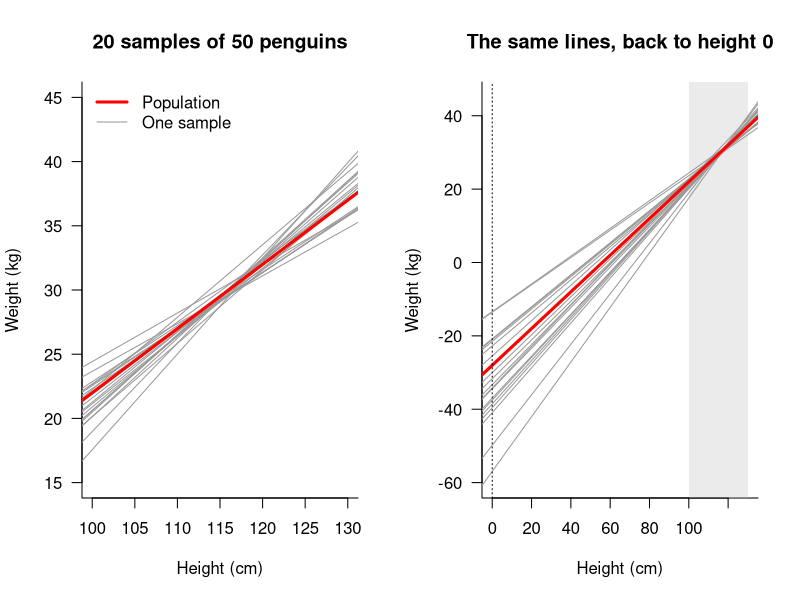
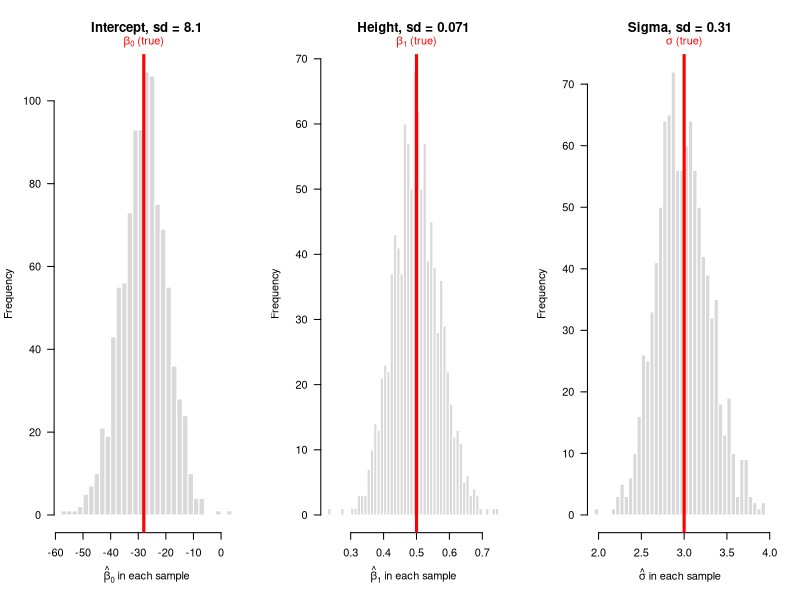
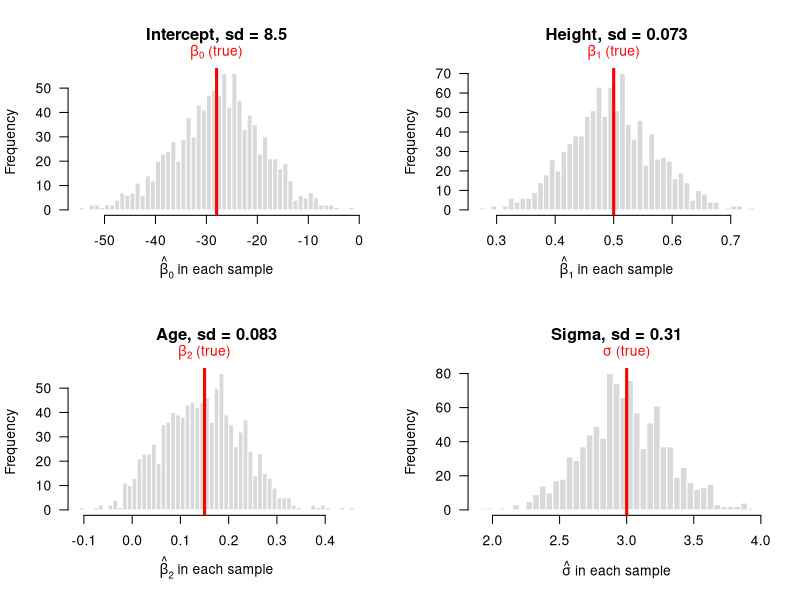

Reproduce these figures in R, in order.
# A population of 100,000 emperor penguins whose weight follows a linear
# model with KNOWN parameters.  We catch 50 of them, fit the model, and get
# estimates of those parameters.  Then we do it again, and again.
#
# Every sample gives different estimates.  The question of this section is
# how much they move around: that spread is what a confidence interval is
# built from.
#
# Part 1: one predictor (height).  Each sample gives a line, so we can SEE
#         beta0 and beta1 vary by drawing the lines.
# Part 2: two predictors (height and age).  There is no single line to draw,
#         so we look at histograms of every estimate, sigma included.

par(las = 1, bty = "l")    # horizontal axis numbers, no box around the plot

N <- 100000         # penguins in the population
n <- 50             # penguins in one sample
repeats <- 1000     # how many samples we take

# ----------------------------------------------------------------------
# The predictors.  Emperor penguins stand about 115 cm tall; we give the
# colony ages spread evenly between 2 and 20 years.
# ----------------------------------------------------------------------
height <- rnorm(N, mean = 115, sd = 6)
age <- runif(N, min = 2, max = 20)


# ======================================================================
# PART 1: ONE PREDICTOR
# ======================================================================

# The true parameters.  In real life we never know these; here we chose
# them, so we can check every estimate against the truth.
beta0 <- -28        # kg
beta1 <- 0.5        # kg per cm of height
sigma <- 3          # kg

weight <- beta0 + beta1 * height + rnorm(N, mean = 0, sd = sigma)

# Fitting the model to the WHOLE population gives (almost exactly) the true
# values: these are "the values we would find if we sampled every penguin".
population_fit <- lm(weight ~ height)
cat("Fitted to all", format(N, big.mark = ",", scientific = FALSE), "penguins:\n")
print(round(coef(population_fit), 3))
cat("  sigma =", round(summary(population_fit)$sigma, 3), "\n\n")

# ----------------------------------------------------------------------
# One sample.  This is all a real study ever gets to see.
# ----------------------------------------------------------------------
chosen <- sample(1:N, size = n)
one_fit <- lm(weight[chosen] ~ height[chosen])
cat("Fitted to one sample of", n, "penguins:\n")
print(round(coef(one_fit), 3))
cat("  sigma =", round(summary(one_fit)$sigma, 3), "\n")
cat("  Would another 50 penguins give the same numbers?\n\n")

# ----------------------------------------------------------------------
# So do it again.  Each pass through the loop is one imaginary research
# group catching 50 penguins and fitting the model.
# ----------------------------------------------------------------------
b0 <- rep(NA, repeats)
b1 <- rep(NA, repeats)
s <- rep(NA, repeats)

for (i in 1:repeats)
{
  chosen <- sample(1:N, size = n)
  fit <- lm(weight[chosen] ~ height[chosen])
  b0[i] <- coef(fit)[1]
  b1[i] <- coef(fit)[2]
  s[i] <- summary(fit)$sigma
}

cat("Over", repeats, "samples of", n, "penguins:\n")
cat("  beta0: true =", beta0, "  estimates from", round(min(b0), 1), "to", round(max(b0), 1), "\n")
cat("  beta1: true =", beta1, "  estimates from", round(min(b1), 2), "to", round(max(b1), 2), "\n")
cat("  sigma: true =", sigma, "  estimates from", round(min(s), 1), "to", round(max(s), 1), "\n\n")

# ----------------------------------------------------------------------
# The lines.  Red: the population line.  Grey: the first 20 samples.
#
# Left: the range of heights we measure.  The lines are close to the red
# one, and cross it near the middle of the heights.
# Right: the same lines, followed back to height 0.  Because the lines
# pivot around the middle of the data, a small change in slope swings the
# intercept a lot.  That is why the intercept varies so much more than the
# slope.
# ----------------------------------------------------------------------
show <- 20

par(mfrow = c(1, 2))

plot(height[chosen], weight[chosen], type = "n", xlim = c(100, 130), ylim = c(15, 45), xlab = "Height (cm)", ylab = "Weight (kg)", main = paste(show, "samples of", n, "penguins"))
for (i in 1:show)
{
  abline(b0[i], b1[i], col = "grey60")
}
abline(beta0, beta1, col = "red", lwd = 3)
legend("topleft", legend = c("Population", "One sample"), col = c("red", "grey60"), lwd = c(3, 1), bty = "n")

plot(height[chosen], weight[chosen], type = "n", xlim = c(0, 130), ylim = c(-60, 45), xlab = "Height (cm)", ylab = "Weight (kg)", main = "The same lines, back to height 0")
rect(100, -1000, 130, 1000, col = adjustcolor("grey", 0.3), border = NA)
for (i in 1:show)
{
  abline(b0[i], b1[i], col = "grey60")
}
abline(beta0, beta1, col = "red", lwd = 3)
abline(v = 0, lty = 3)

par(mfrow = c(1, 1))

# ----------------------------------------------------------------------
# The same estimates, all 1000 samples this time, as histograms.  The red
# line is the true value.
#
# These are sampling distributions, just like the sampling distribution of
# the mean: what a statistic does when you repeat the study.
# ----------------------------------------------------------------------
par(mfrow = c(1, 3))

hist(b0, breaks = 40, col = "grey85", border = "white", xlab = expression(hat(beta)[0] * " in each sample"), main = paste("Intercept, sd =", round(sd(b0), 1)))
abline(v = beta0, col = "red", lwd = 3)
text(beta0, par("usr")[4], expression(beta[0] * " (true)"), col = "red", pos = 3, xpd = TRUE)

hist(b1, breaks = 40, col = "grey85", border = "white", xlab = expression(hat(beta)[1] * " in each sample"), main = paste("Height, sd =", round(sd(b1), 3)))
abline(v = beta1, col = "red", lwd = 3)
text(beta1, par("usr")[4], expression(beta[1] * " (true)"), col = "red", pos = 3, xpd = TRUE)

hist(s, breaks = 40, col = "grey85", border = "white", xlab = expression(hat(sigma) * " in each sample"), main = paste("Sigma, sd =", round(sd(s), 2)))
abline(v = sigma, col = "red", lwd = 3)
text(sigma, par("usr")[4], expression(sigma * " (true)"), col = "red", pos = 3, xpd = TRUE)

par(mfrow = c(1, 1))


# ======================================================================
# PART 2: TWO PREDICTORS
# ======================================================================

# Same penguins, but now age also adds to weight.
beta0 <- -28        # kg
beta1 <- 0.5        # kg per cm of height
beta2 <- 0.15       # kg per year of age
sigma <- 3          # kg

weight <- beta0 + beta1 * height + beta2 * age + rnorm(N, mean = 0, sd = sigma)

b0 <- rep(NA, repeats)
b1 <- rep(NA, repeats)
b2 <- rep(NA, repeats)
s <- rep(NA, repeats)

for (i in 1:repeats)
{
  chosen <- sample(1:N, size = n)
  fit <- lm(weight[chosen] ~ height[chosen] + age[chosen])
  b0[i] <- coef(fit)[1]
  b1[i] <- coef(fit)[2]
  b2[i] <- coef(fit)[3]
  s[i] <- summary(fit)$sigma
}

# ----------------------------------------------------------------------
# One histogram per estimate.  The red line is the true value.
#
# These are sampling distributions, just like the sampling distribution of
# the mean: what a statistic does when you repeat the study.  Their
# standard deviations are the "Std. Error" column in summary().
#
# Look at sigma: it is a little lopsided, and it tends to come out slightly
# low.  The coefficients do not.
# ----------------------------------------------------------------------
par(mfrow = c(2, 2))

hist(b0, breaks = 40, col = "grey85", border = "white", xlab = expression(hat(beta)[0] * " in each sample"), main = paste("Intercept, sd =", round(sd(b0), 1)))
abline(v = beta0, col = "red", lwd = 3)
text(beta0, par("usr")[4], expression(beta[0] * " (true)"), col = "red", pos = 3, xpd = TRUE)

hist(b1, breaks = 40, col = "grey85", border = "white", xlab = expression(hat(beta)[1] * " in each sample"), main = paste("Height, sd =", round(sd(b1), 3)))
abline(v = beta1, col = "red", lwd = 3)
text(beta1, par("usr")[4], expression(beta[1] * " (true)"), col = "red", pos = 3, xpd = TRUE)

hist(b2, breaks = 40, col = "grey85", border = "white", xlab = expression(hat(beta)[2] * " in each sample"), main = paste("Age, sd =", round(sd(b2), 3)))
abline(v = beta2, col = "red", lwd = 3)
text(beta2, par("usr")[4], expression(beta[2] * " (true)"), col = "red", pos = 3, xpd = TRUE)

hist(s, breaks = 40, col = "grey85", border = "white", xlab = expression(hat(sigma) * " in each sample"), main = paste("Sigma, sd =", round(sd(s), 2)))
abline(v = sigma, col = "red", lwd = 3)
text(sigma, par("usr")[4], expression(sigma * " (true)"), col = "red", pos = 3, xpd = TRUE)

par(mfrow = c(1, 1))

cat("Try n <- 200 and watch every histogram tighten.\n")
cat("Try n <- 10 and watch them spread out.\n")
